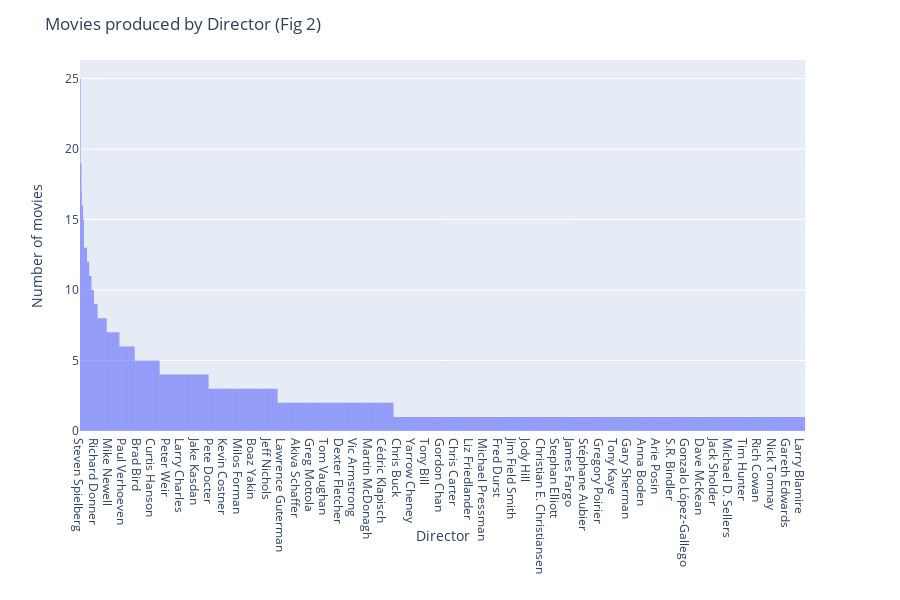

The cell this chart's notebook holds for it:
### Markdown cell above
>Figure 1 clearly demonstrates the exponential increase in the number of movies produced each year.  It does however show a slight decline starting around 2010.

### Code cell
fig = px.histogram(df, x="director_name").update_xaxes(categoryorder="total descending")
fig.update_layout(
    title_text='Movies produced by Director (Fig 2)', # title of plot
    xaxis_title_text='Director', # xaxis label
    yaxis_title_text='Number of movies', # yaxis label
)

### Figure 1 — Plotly figure (JSON) as saved in the notebook; plotly's stock layout.template omitted (floating-point values rounded to 4 significant figures; data arrays with more than 128 entries replaced by an {"elided": "..."} marker saying what was removed)
{"data": [{"alignmentgroup": "True", "bingroup": "x", "hoverlabel": {"namelength": 0}, "hovertemplate": "director_name=%{x}<br>count=%{y}", "legendgroup": "", "marker": {"color": "#636efa"}, "name": "", "offsetgroup": "", "orientation": "v", "showlegend": false, "type": "histogram", "x": {"elided": "3756 str values"}, "xaxis": "x", "yaxis": "y"}], "layout": {"barmode": "relative", "height": 600, "legend": {"tracegroupgap": 0}, "margin": {"t": 60}, "title": {"text": "Movies produced by Director (Fig 2)"}, "xaxis": {"anchor": "y", "categoryorder": "total descending", "domain": [0, 0.98], "title": {"text": "Director"}}, "yaxis": {"anchor": "x", "domain": [0, 1], "title": {"text": "Number of movies"}}}}
